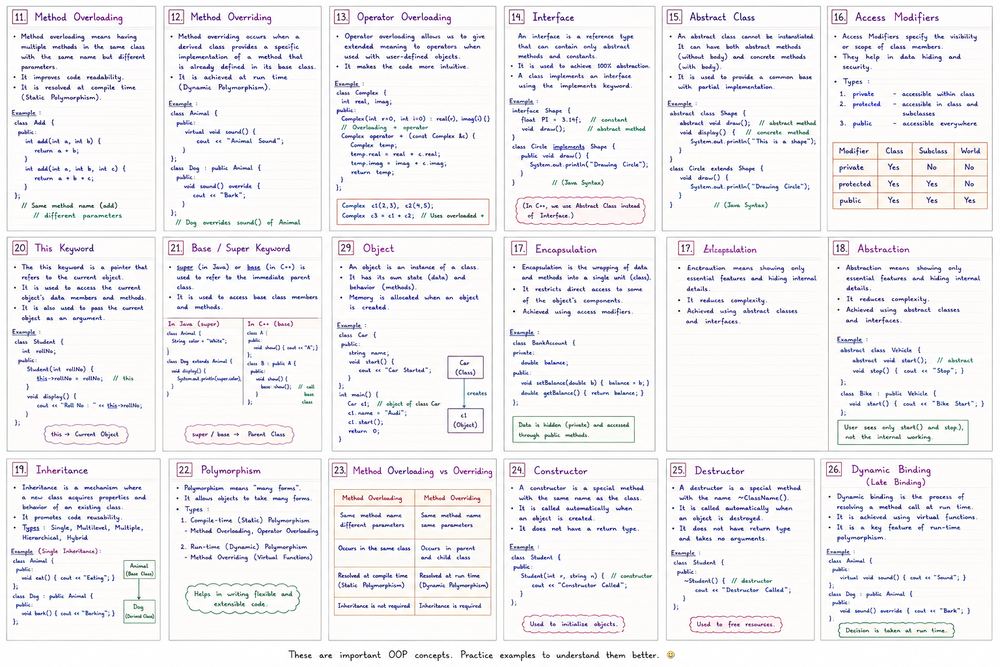
#> input picture EXPERIMENT_7/img1.png, 1000 x 667 px, shrunk from 1536 x 1024 before the run
$ jupyter execute --allow-errors image_colors_variation.ipynb
#> lines starting #> are read from the running program, lines starting #| are printed output that depends on the picture; long printed decimals are rounded
[cell 1]
import cv2
import numpy as np
import matplotlib.pyplot as plt

[cell 2]
image = cv2.imread('img1.png')
#> image is the input picture: shape (667, 1000, 3); mean B, G, R 242.2, 239.3, 240.5

if image is None:
    print("Error: Could not read the image.")

[cell 3]
# Display in BGR format (OpenCV default)
plt.figure(figsize=(6, 6))
plt.imshow(image)
plt.title("Input Image")
plt.axis("Off")
plt.show()

[cell 4]
# Apply BGR to RGB conversion for correct color display in matplotlib
image2 = cv2.cvtColor(image, cv2.COLOR_BGR2RGB)
plt.imshow(image2)
plt.title("Input Image")
plt.axis("Off")
plt.show()

[cell 5]
# Apply Grayscale Transformation in way 1
gray_image = cv2.cvtColor(image, cv2.COLOR_BGR2GRAY)
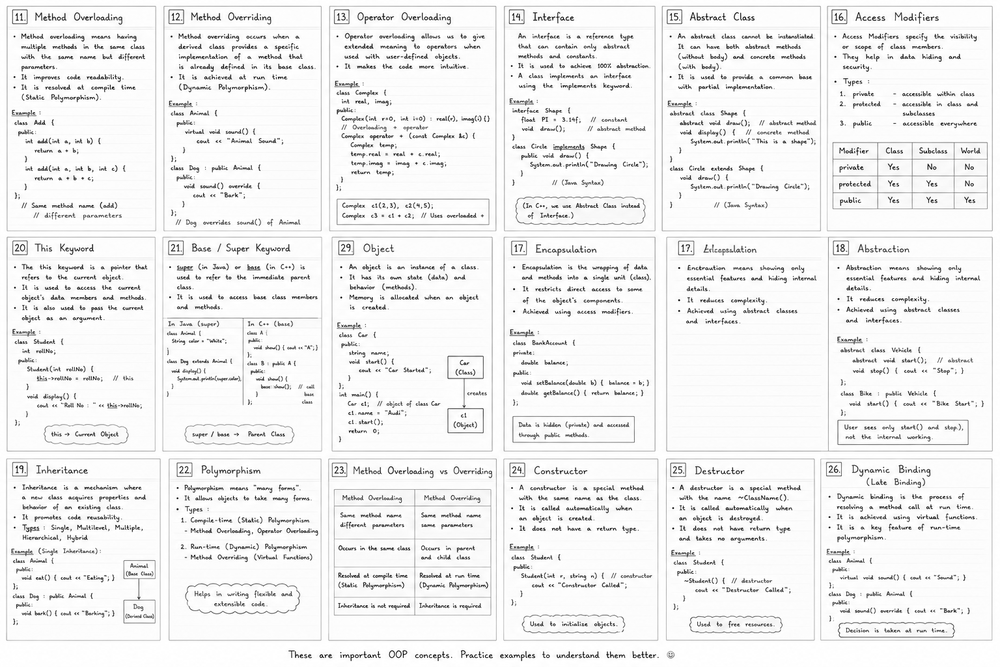
#> gray_image: shape (667, 1000); min 0, max 255, mean 239.9
plt.imshow(gray_image, cmap='gray')
plt.title("Grayscale Image")
plt.axis("Off")
plt.show()

[cell 6]
image = cv2.imread('img1.png',cv2.IMREAD_GRAYSCALE)
#> image: shape (667, 1000); min 0, max 255, mean 239.6

if image is None:
    print("Error: Could not read the image.")

[cell 7]
# Apply Grayscale Transformation in way 2
plt.imshow(image, cmap='gray')
plt.title("Grayscale Image")
plt.axis("Off")
plt.show()

[cell 8]
# Apply Negative Transformation
negative_image = 255 - image
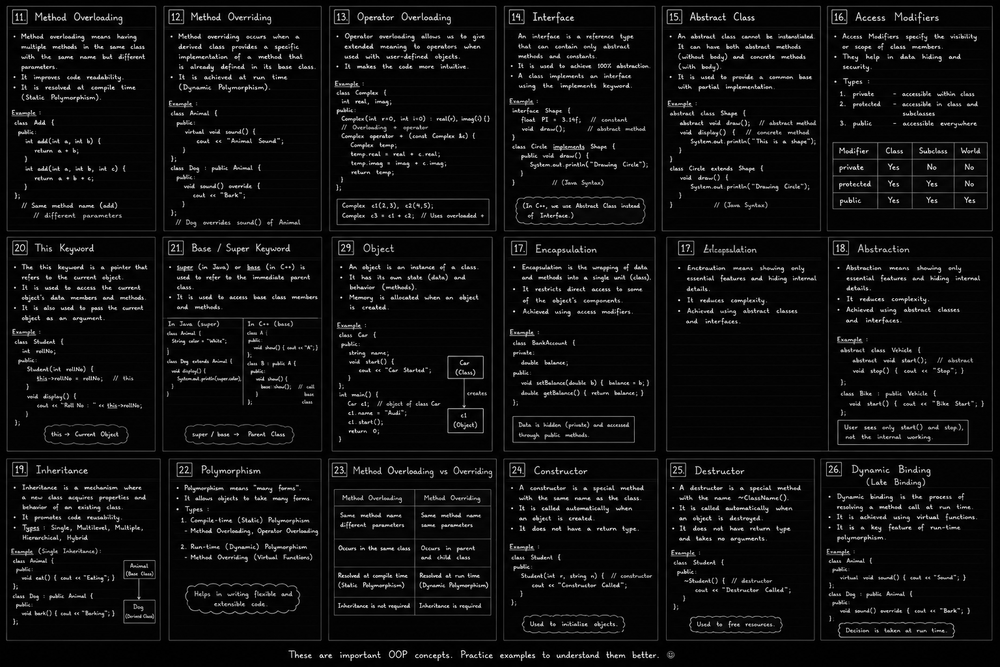
#> negative_image: shape (667, 1000); min 0, max 255, mean 15.4
plt.figure(figsize=(6, 6))
plt.imshow(negative_image, cmap='gray')
plt.title("Negative Image")
plt.axis("Off")
plt.show()

[cell 9]
c = 255 / np.log(1 + np.max(image))
#> c = 45.99
print(c)
#| 45.986

[cell 10]
# Apply Log Transformation
c = 50
log_image = c * np.log(1 + image.astype(np.float32))
log_image = np.array(log_image, dtype=np.uint8)
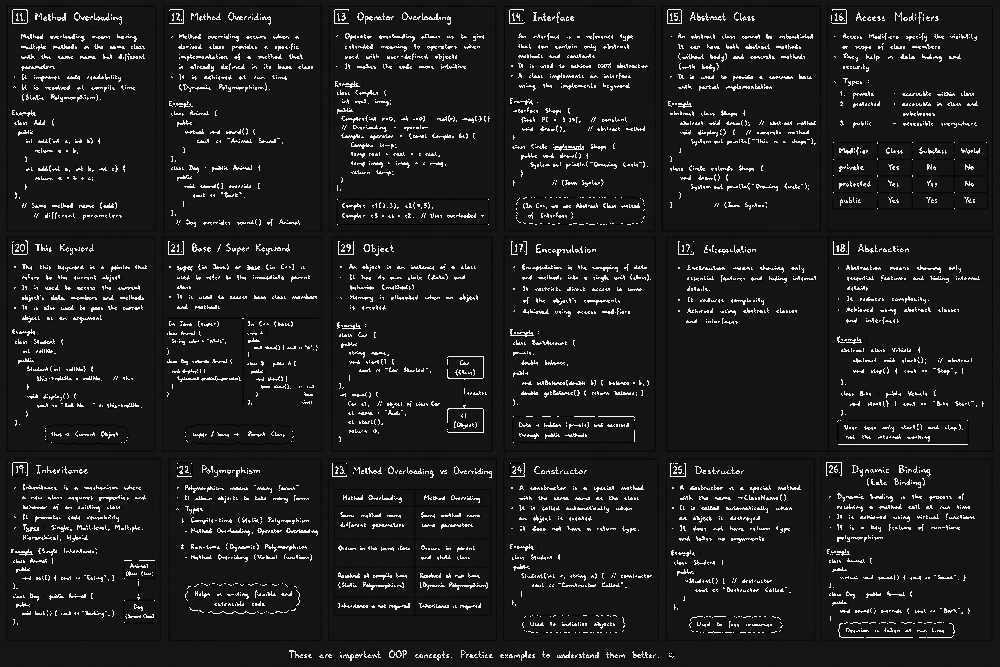
#> log_image: shape (667, 1000); min 0, max 255, mean 31.9

plt.figure(figsize=(6, 6))
plt.imshow(log_image, cmap='gray')
plt.title("Log Transformed Image")
plt.axis("Off")
plt.show()

[cell 11]
# Apply Power Law gamma correction
gamma = 0.5
gamma_image = np.array(255 * (image / 255) ** gamma,dtype=np.uint8)
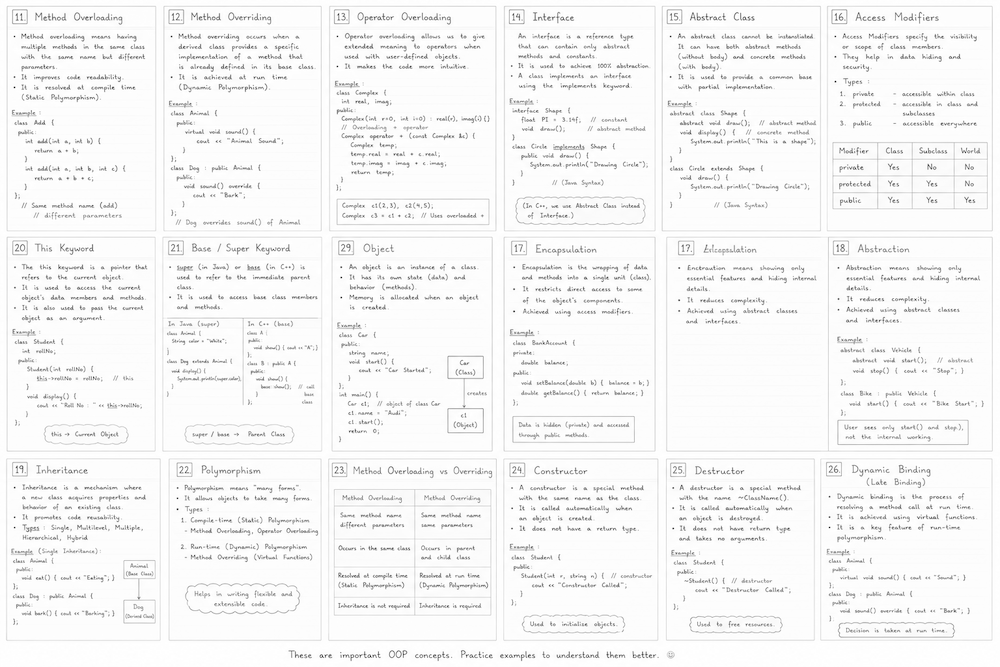
#> gamma_image: shape (667, 1000); min 0, max 255, mean 245.7

plt.figure(figsize=(6, 6))
plt.imshow(gamma_image, cmap='gray')
plt.title("Gamma Transformed Image")
plt.axis("Off")
plt.show()

[cell 12]
image.shape
#> Out = (667, 1000)

[cell 13]
gray_image.shape
#> Out = (667, 1000)

[cell 14]
threshold_image = cv2.adaptiveThreshold(gray_image,255,cv2.ADAPTIVE_THRESH_GAUSSIAN_C, cv2.THRESH_BINARY,11,2)
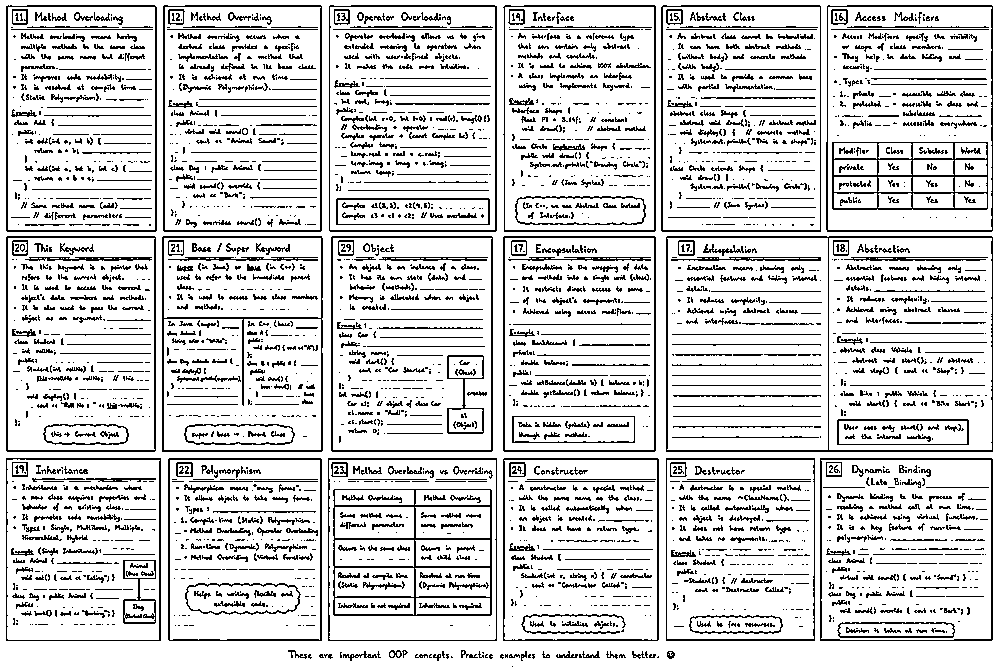
#> threshold_image: shape (667, 1000); 83.5% white; black in thin lines or dots
plt.figure(figsize=(6, 6))
plt.title("Thresholded Image")
plt.imshow(threshold_image, cmap='gray')
plt.axis("Off")
plt.show()

[cell 15]
cv2.imwrite(r'C:\Study Material\BTECH\Sem-5\DSIP\EXPERIMENTS_CODE\DSIP_Experiments_Code\EXPERIMENT_7\threshold_image.jpg',threshold_image)
#> Out = True

[cell 16]
print("Image Shape :", image.shape)
#| Image Shape : (667, 1000)
print("Data Type :", image.dtype)
#| Data Type : uint8
print("Width :", image.shape[1])
#| Width : 1000
print("Height :", image.shape[0])
#| Height : 667
#> (the rest of this cell did not finish here and is left out)

[cell 17]
rgb_image = cv2.imread('rgb.jpg')
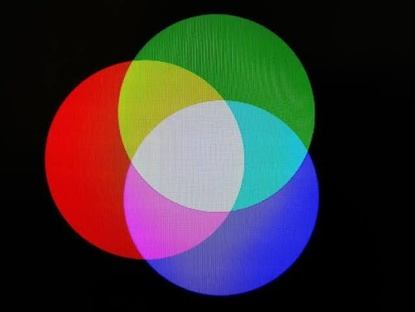
#> input picture EXPERIMENT_7/rgb.jpg, 415 x 312 px, shrunk from 638 x 480 before the run
#> rgb_image is the input picture: shape (312, 415, 3); mean B, G, R 52.4, 50.9, 58.1
r, g, b = cv2.split(rgb_image)
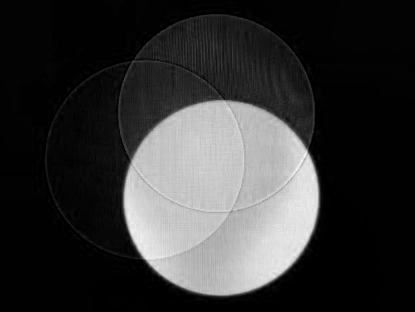
#> r: shape (312, 415); min 0, max 248, mean 52.4
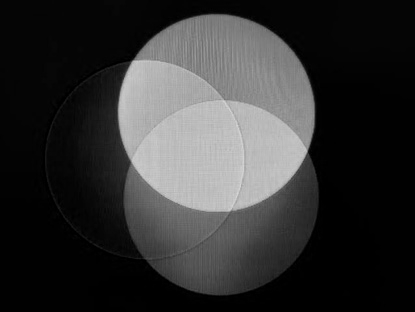
#> g: shape (312, 415); min 0, max 214, mean 50.9
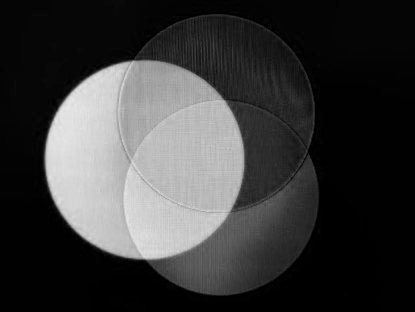
#> b: shape (312, 415); min 0, max 231, mean 58.1
plt.figure(figsize=(16,4))

plt.subplot(1, 4, 1)
plt.title("Original Image")
plt.imshow(rgb_image)
plt.axis("Off")

plt.subplot(1, 4, 2)
plt.title("r")
plt.imshow(r, cmap='Reds')
plt.axis("Off")

plt.subplot(1, 4, 3)
plt.title("g")
plt.imshow(g, cmap='Greens')
plt.axis("Off")

plt.subplot(1, 4, 4)
plt.title("b")
plt.imshow(b, cmap='Blues')
plt.axis("Off")
plt.show()
#> figure, not shown here; B, G, R data is drawn as R, G, B

[cell 18]
cv2.imwrite('sadsadsa.jpg',cv2.cvtColor(r, cv2.COLOR_BGR2RGB))
#> Out = True
# cv2.imwrite('g.jpg',g)
# cv2.imwrite('b.jpg',b, cv2.cvtColor(code=0000))

[cell 19]
image = cv2.imread('ll.jpg')
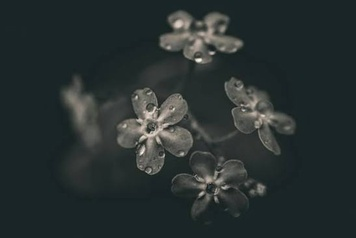
#> input picture EXPERIMENT_7/ll.jpg, 356 x 238 px, shrunk from 547 x 365 before the run
#> image is the input picture: shape (238, 356, 3); mean B, G, R 48.9, 49, 40.6

[cell 20]
def generate_histogram(image):
    histogram = cv2.calcHist([image], [0], None, [256], [0, 256])
    return histogram

[cell 21]
input_path = 'll.jpg'
input_image = cv2.imread(input_path)

gray_image = cv2.cvtColor(input_image, cv2.COLOR_BGR2GRAY)
#> gray_image: shape (238, 356)
input_hist = generate_histogram(gray_image)
#> in generate_histogram, `histogram = cv2.calcHist([image], [0], None, [256], [0, 256])`: histogram = 256 values, max 46795 at index 34, min 0 at index 0, mean 331
#> input_hist has the same summary as histogram in generate_histogram

intensity = np.arange(256)


plt.subplot(1,2,1)
plt.imshow(gray_image, cmap="gray")
plt.title("Input Image")
plt.axis("off")

plt.subplot(1,2,2)
#> (the rest of this cell did not finish here and is left out)

[cell 22]
input_image.shape
#> Out = (238, 356, 3)

[cell 23]
gray_image.shape
#> Out = (238, 356)
